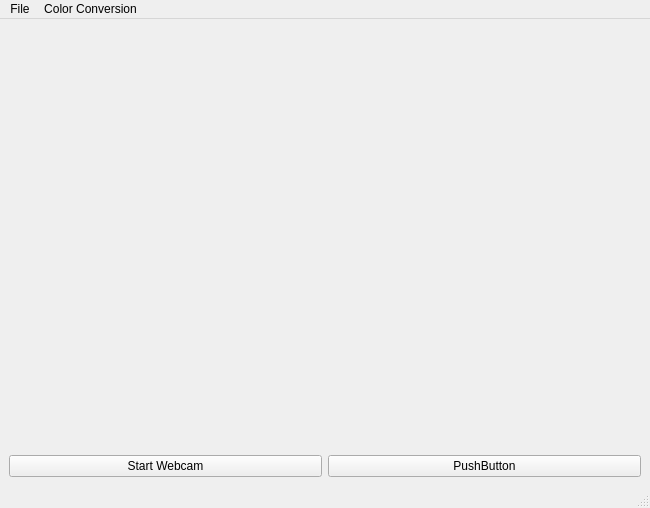
<?xml version="1.0" encoding="UTF-8"?>
<ui version="4.0">
 <class>MainWindow</class>
 <widget class="QMainWindow" name="MainWindow">
  <property name="geometry">
   <rect>
    <x>0</x>
    <y>0</y>
    <width>650</width>
    <height>508</height>
   </rect>
  </property>
  <property name="windowTitle">
   <string>MainWindow</string>
  </property>
  <widget class="QWidget" name="centralwidget">
   <layout class="QVBoxLayout" name="verticalLayout">
    <item>
     <widget class="QLabel" name="original_vid">
      <property name="text">
       <string/>
      </property>
     </widget>
    </item>
    <item>
     <spacer name="verticalSpacer">
      <property name="orientation">
       <enum>Qt::Vertical</enum>
      </property>
      <property name="sizeHint" stdset="0">
       <size>
        <width>20</width>
        <height>40</height>
       </size>
      </property>
     </spacer>
    </item>
    <item>
     <layout class="QHBoxLayout" name="horizontalLayout">
      <item>
       <widget class="QPushButton" name="startweb_button">
        <property name="text">
         <string>Start Webcam</string>
        </property>
       </widget>
      </item>
      <item>
       <widget class="QPushButton" name="objdet_btn">
        <property name="text">
         <string>PushButton</string>
        </property>
       </widget>
      </item>
     </layout>
    </item>
   </layout>
  </widget>
  <widget class="QMenuBar" name="menubar">
   <property name="geometry">
    <rect>
     <x>0</x>
     <y>0</y>
     <width>650</width>
     <height>18</height>
    </rect>
   </property>
   <widget class="QMenu" name="menuFile">
    <property name="title">
     <string>File</string>
    </property>
    <addaction name="actionOpen"/>
    <addaction name="actionSave"/>
    <addaction name="separator"/>
    <addaction name="actionExit"/>
   </widget>
   <widget class="QMenu" name="menuColor_Conversion">
    <property name="title">
     <string>Color Conversion</string>
    </property>
    <addaction name="actionRGB_to_HSV"/>
    <addaction name="actionBGR_to_HSV"/>
    <addaction name="actionHSV_to_RGB"/>
    <addaction name="actionHSV_to_BGR"/>
    <addaction name="actionRGB_to_BGR"/>
    <addaction name="actionBGR_to_RGB"/>
   </widget>
   <addaction name="menuFile"/>
   <addaction name="menuColor_Conversion"/>
  </widget>
  <widget class="QStatusBar" name="statusbar"/>
  <action name="actionOpen">
   <property name="text">
    <string>Open</string>
   </property>
   <property name="shortcut">
    <string>Ctrl+O</string>
   </property>
  </action>
  <action name="actionSave">
   <property name="text">
    <string>Save</string>
   </property>
   <property name="shortcut">
    <string>Ctrl+S</string>
   </property>
  </action>
  <action name="actionExit">
   <property name="text">
    <string>Exit</string>
   </property>
   <property name="shortcut">
    <string>Esc</string>
   </property>
  </action>
  <action name="actionRGB_to_HSV">
   <property name="text">
    <string>RGB to HSV</string>
   </property>
  </action>
  <action name="actionBGR_to_HSV">
   <property name="text">
    <string>BGR to HSV</string>
   </property>
  </action>
  <action name="actionHSV_to_RGB">
   <property name="text">
    <string>HSV to RGB</string>
   </property>
  </action>
  <action name="actionHSV_to_BGR">
   <property name="text">
    <string>HSV to BGR</string>
   </property>
  </action>
  <action name="actionRGB_to_BGR">
   <property name="text">
    <string>RGB to BGR</string>
   </property>
  </action>
  <action name="actionBGR_to_RGB">
   <property name="text">
    <string>BGR to RGB</string>
   </property>
  </action>
 </widget>
 <resources/>
 <connections/>
</ui>
